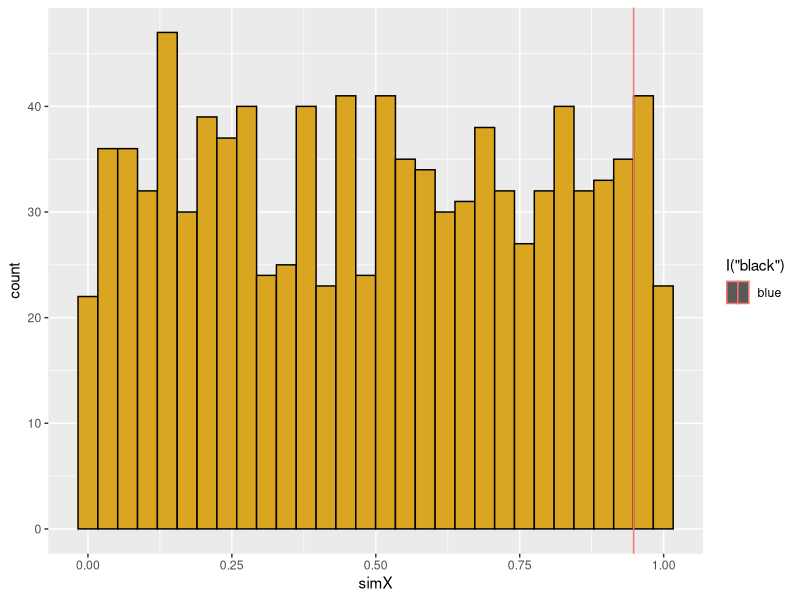
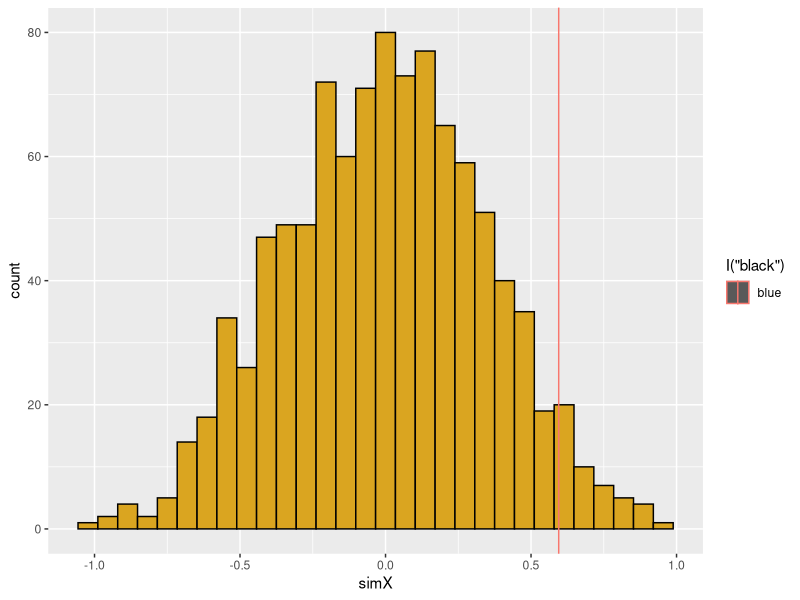

These charts were generated, in order, by the following R code:
# Randomization test for regression data
# 3 April 2018
# KER

# Preliminaries
library(ggplot2)
library(TeachingDemos)
char2seed("Cruel April") # Sets seed of random number generator

##########################################################################################################
# FUNCTION: readData
# Read in or generate data frame
# input: z= file name (or nothing for demo)
# output: 3-column data frame of observed data (ID, x, y)
#---------------------------------------------------------------------------------------------------------

readData<-function(z=NULL) {
  if(is.null(z)) {
    xVar<-1:20
    yVar<-xVar + 10*rnorm(20)
    z<-data.frame(ID=seq_along(xVar),xVar,yVar)
  }
  return(z)
}

#---------------------------------------------------------------------------------------------------------

# readData()

##########################################################################################################
# FUNCTION: getMetric
# calculate the metric for randomization test
# input: 3-column data frame for regression
# output: regression slope
#---------------------------------------------------------------------------------------------------------

getMetric<-function(z=NULL) {
  if(is.null(z)) {
    xVar<-1:20
    yVar<-xVar + 10*rnorm(20)
    z<-data.frame(ID=seq_along(xVar),xVar,yVar)
  }
  .<-lm(z[,3]~z[,2])
  .<-summary(.)
  .<-.$coefficients[2,1] # pulls out the regression slope from the linear model
  slope<-.
  return(slope)
}

#---------------------------------------------------------------------------------------------------------

# getMetric()

##########################################################################################################
# FUNCTION: shuffleData
# Randomize data for regression analysis
# input: 3-column data frame (ID, xVar, yVar)
# output: Reshuffled 3-column data frame (ID, xVar, yVar)
#---------------------------------------------------------------------------------------------------------

shuffleData<-function(z=NULL) {
  if(is.null(z)) {
    xVar<-1:20
    yVar<-xVar + 10*rnorm(20)
    z<-data.frame(ID=seq_along(xVar),xVar,yVar)
  }
  z[,3]<-sample(z[,3]) # Reshuffles contents of y vector, default of sample is replace=FALSE
  return(z)
}

#---------------------------------------------------------------------------------------------------------

# shuffleData()

##########################################################################################################
# FUNCTION: getPVal
# Calculate p value for observed, simulated data
# input: list of observed metric (single number, Xobs) and vector of simulated metric (Xsim)
# output: lower, upper tail probability vector (2-element vector that gives proporation of Xsim data above and below the value of Xobs)
#---------------------------------------------------------------------------------------------------------

getPVal<-function(z=NULL) {
  if(is.null(z)) {
   z<-list(xObs=runif(1),xSim=runif(1000)) # Fake data set for observed and simulated metrics
  }
  pLower<-mean(z[[2]]<=z[[1]]) # Mean value of Xsims that are less than or equal to Xobs
  pUpper<-mean(z[[2]]>=z[[1]]) 
  return(c(pL=pLower,pU=pUpper))
}

#--------------------------------------------------------------------------------------------------------

# getPVal()

#########################################################################################################
# FUNCTION: plotRanTest
# ggplot graph
# input: list of observed metric and vector of simulated metric
# output: ggplot graph
#--------------------------------------------------------------------------------------------------------

plotRanTest<-function(z=NULL) {
  if(is.null(z)) {
    z<-list(xObs=runif(1),xSim=runif(1000)) # Fake data set for observed and simulated metrics
  }
  
  dF<-data.frame(ID=seq_along(z[[2]]),simX=z[[2]])
  
  p1<-ggplot(data=dF,mapping=aes(x=simX))
  p1 + geom_histogram(mapping=aes(fill=I("goldenrod"),color=I("black"))) + geom_vline(aes(xintercept=z[[1]],col="blue"))
  
}

#--------------------------------------------------------------------------------------------------------

plotRanTest()

#--------------------------------------------------------------------------------------------------------

# Main body of code
nSim<-1000 # Number of simulations
Xsim<-rep(NA,nSim) # Will hold simulated slopes

dF<-readData()
Xobs<-getMetric(z=dF)

for (i in seq_len(nSim)) {
  Xsim[i] <-getMetric(shuffleData(dF)) # Shuffles data and calculates slope for shuffled data at each iteration
}

slopes<-list(Xobs,Xsim) # Compiles these values into list needed for final function

getPVal(slopes) # Xobs lies in far right tail of distribution of Xsims 

plotRanTest(slopes)
